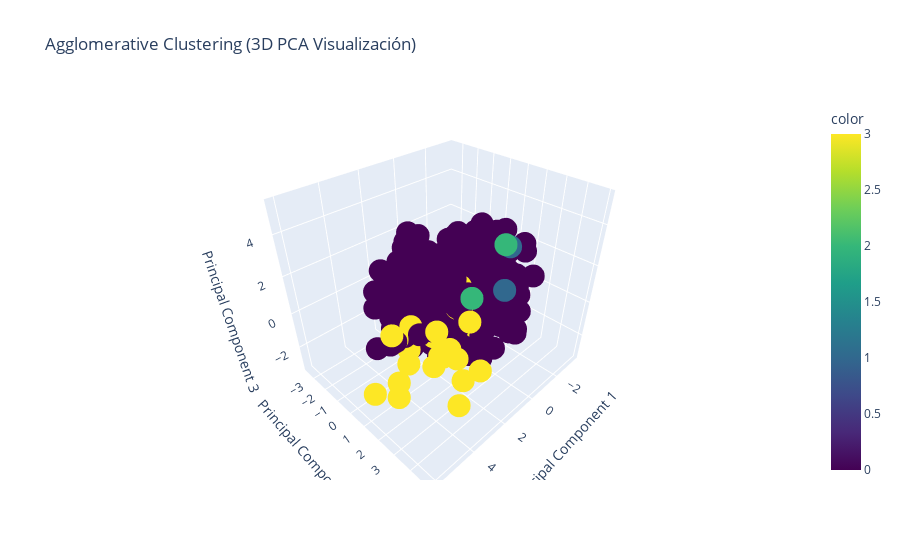

Notebook source saved alongside this figure:
### Markdown cell above
Modelo con linkage = 'average', 4 clusters

### Code cell
ac3_av = AgglomerativeClustering(n_clusters = 4, linkage = 'average') 
labels3_av = ac3_av.fit_predict(X_principal)

# Visualización en 3D con plotly
fig = px.scatter_3d(
    X_pca3, x='P1', y='P2', z='P3', 
    color=labels3_av, 
    title='Agglomerative Clustering (3D PCA Visualización)',
    labels={'P1': 'Principal Component 1', 'P2': 'Principal Component 2', 'P3': 'Principal Component 3'},
    color_continuous_scale='Viridis'
)
fig.show()

# Evaluación del Modelo
sil_score = silhouette_score(X_principal, labels3_av)
davies_bouldin = davies_bouldin_score(X_principal, labels3_av)
print(f'Silhouette Score: {sil_score}')
print(f'Davies-Bouldin Score: {davies_bouldin}')

### Figure 1 — Plotly figure (JSON) as saved in the notebook; plotly's stock layout.template omitted (floating-point values rounded to 4 significant figures; data arrays with more than 128 entries replaced by an {"elided": "..."} marker saying what was removed)
{"data": [{"hovertemplate": "Principal Component 1=%{x}<br>Principal Component 2=%{y}<br>Principal Component 3=%{z}<br>color=%{marker.color}<extra></extra>", "legendgroup": "", "marker": {"color": {"elided": "849 int values"}, "coloraxis": "coloraxis", "symbol": "circle"}, "mode": "markers", "name": "", "scene": "scene", "showlegend": false, "type": "scatter3d", "x": {"elided": "849 float values"}, "y": {"elided": "849 float values"}, "z": {"elided": "849 float values"}}], "layout": {"coloraxis": {"colorbar": {"title": {"text": "color"}}, "colorscale": [[0, "#440154"], [0.1111, "#482878"], [0.2222, "#3e4989"], [0.3333, "#31688e"], [0.4444, "#26828e"], [0.5556, "#1f9e89"], [0.6667, "#35b779"], [0.7778, "#6ece58"], [0.8889, "#b5de2b"], [1, "#fde725"]]}, "legend": {"tracegroupgap": 0}, "scene": {"domain": {"x": [0, 1], "y": [0, 1]}, "xaxis": {"title": {"text": "Principal Component 1"}}, "yaxis": {"title": {"text": "Principal Component 2"}}, "zaxis": {"title": {"text": "Principal Component 3"}}}, "title": {"text": "Agglomerative Clustering (3D PCA Visualización)"}}}
